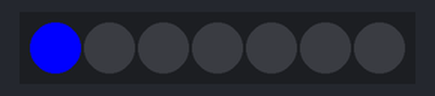
Recording of a sketch running on a simulated Arduino Uno, built with avr-gcc and run on an emulated ATmega328P. Parts: 7 RGB LEDs in strip order, left to right.

Above: at 0.1 s.
At 6.1 s:
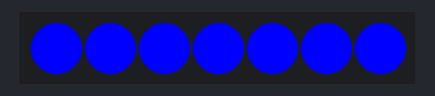
At 10.1 s:
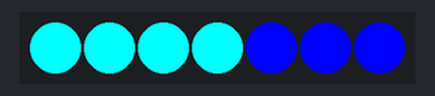
At 20.1 s:
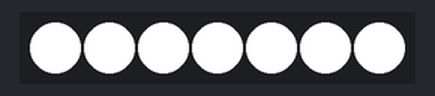
At 26.1 s:
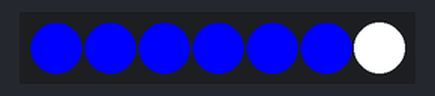
At 38.1 s:
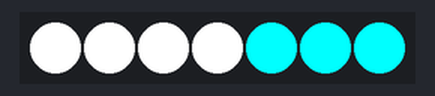
Timing chart, 0 to 40.0 s (numbered marks = the images above):
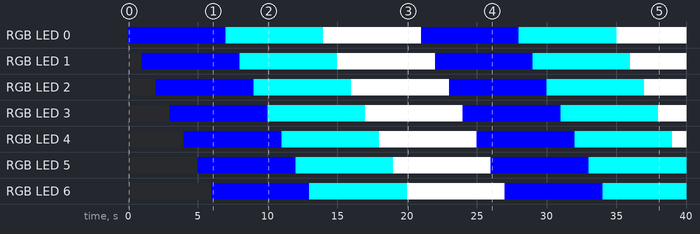

Measured:
- by itself, RGB LED 1: off → RGB(0, 0, 255) at 1.0 s, → RGB(0, 255, 255) 7.0 s later, → RGB(255, 255, 255) 7.0 s later, → RGB(0, 0, 255) 7.0 s later, … (6 changes in this stretch)
- by itself, RGB LED 2: off → RGB(0, 0, 255) at 2.0 s, → RGB(0, 255, 255) 7.0 s later, → RGB(255, 255, 255) 7.0 s later, → RGB(0, 0, 255) 7.0 s later, … (6 changes in this stretch)
- what the display in image 1 shows lasts 1.0 s, from 6.0 s to 7.0 s

The sketch:

WS281xLoadTester.ino
```cpp
/*
  WS281x loadTest with Adafruit_NeoPixel library

  This sketch  loops through all the pixels of a WS281x-compatible device
  one pixel at a time, adding color cumulatively, in the order:
  blue, green, red

  If your power supply is not sufficient to control all your LEDs,
  then this sketch will fail when the power supply reaches its maximum current.

  Change pixelCount to the number of LEDs in your string.

  Uses Adafruit's DotStar library: https://github.com/adafruit/Adafruit_NeoPixel

  created 17 Jun 2019
  modified 31 Jan 2022
  by Tom Igoe
*/
#include <Adafruit_NeoPixel.h>

const int neoPixelPin = 5;  // control pin
const int pixelCount = 7;    // number of pixels


// set up strip:
Adafruit_NeoPixel strip = Adafruit_NeoPixel(pixelCount, neoPixelPin, NEO_GRBW+ NEO_KHZ800);

unsigned long color = 0xFF;   // start with blue

void setup() {
  strip.begin();    // initialize pixel strip
  strip.clear();    // turn all LEDs off
  strip.show();     // refresh strip
}

void loop() {
  // loop over all the pixels:
  for (int pixel = 0; pixel < pixelCount; pixel++) {
    strip.setPixelColor(pixel, color);   // set the color for this pixel
    strip.show();    // refresh the strip
    delay(1000);
  }

  if (color >= 0xFFFFFF) {   // if the color is greater than white (0xFF000000)
    color = 0xFF;              // then set it back to blue
  } else {
    color = (color << 8) + 0xFF; // add the next color at full
  }
}
```
